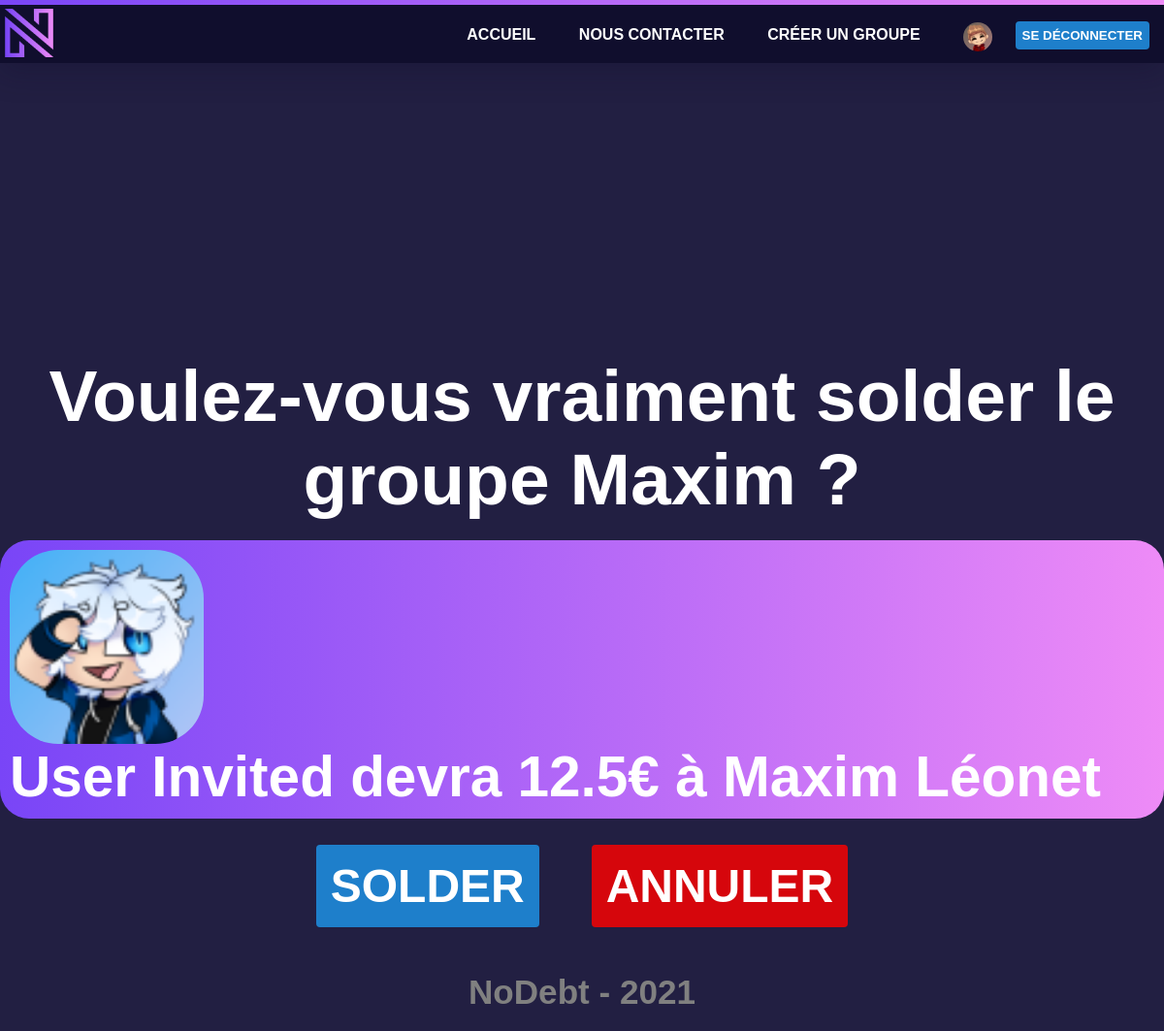
The page /solder.php?gid=1 (signed in) on the database its author committed.
### tables this page shows
CREATE TABLE `groupe` (
  `gid` int(11) NOT NULL,
  `nom` varchar(50) NOT NULL,
  `devise` varchar(50) NOT NULL,
  `uid` int(11) NOT NULL
);

CREATE TABLE `users` (
  `uid` int(11) NOT NULL,
  `courriel` varchar(50) NOT NULL,
  `nom` varchar(50) NOT NULL,
  `prenom` varchar(50) NOT NULL,
  `motPasse` varchar(300) NOT NULL,
  `estActif` tinyint(1) NOT NULL,
  `pdp` tinyint(1) NOT NULL DEFAULT '0'
);

### solder.php (called while the page is built)
<?php ob_start(); $statut='tout'; $nomPage='Confirmation Solde'; require 'inc/checkConnexion.php'; require 'php/solder.inc.php'; require 'inc/header.inc.php'?>
<?php displaySolder();?>
<?php require 'inc/footer.inc.php'?>

### inc/db_group.inc.php (called while the page is built, shortened)
<?php
class GroupRepository {
    function getGroupById($gid) {
        try {
            $message = "";
            $pdo = DBLink::connect2db(MYDB, $message);
            $stmt = $pdo->prepare("SELECT * FROM groupe where gid = :gid");
            $stmt->bindValue(":gid", $gid);
            if ($stmt->execute()) {
                $obj = $stmt->fetchObject("Group\MyGroup");
            } else {
                $message .= "Erreur !";
            }
        } catch (Exception $e) {
            $message .= $e->getMessage() . '<br>';
        }
        return $obj;
    }
}
?>

### inc/db_depense.inc.php (called while the page is built, shortened)
<?php
class DepenseRepository {
    function getTotalDepenseByUidAndGig($uid, $gid) {
        try {
            $message = "";
            $pdo = DBLink::connect2db(MYDB, $message);
            $stmt = $pdo->prepare("SELECT SUM(montant) as total FROM depense WHERE uid = :uid AND gid = :gid");
            $stmt->bindValue(":uid", $uid);
            $stmt->bindValue(":gid", $gid);
            if ($stmt->execute()) {
                $obj = $stmt->fetch(PDO::FETCH_NUM);
            } else {
                $message .= "Erreur !";
            }
        } catch (Exception $e) {
            $message .= $e->getMessage() . '<br>';
        }
        return $obj[0];
    }
}
?>

### inc/db_participate.inc.php (called while the page is built, shortened)
<?php
class ParticipateRepository {
    function getParticipateByGid($gid) {
        try {
            $message = "";
            $pdo = DBLink::connect2db(MYDB, $message);
            $stmt = $pdo->prepare("SELECT * FROM participer WHERE gid = :gid");
            $stmt->bindValue(":gid", $gid);
            if ($stmt->execute()) {
                $obj = $stmt->fetchAll(PDO::FETCH_CLASS, "Participate\MyParticipate");
            } else {
                $message .= "Erreur !";
            }
        } catch (Exception $e) {
            $message .= $e->getMessage() . '<br>';
        }
        return $obj;
    }
    function getParticipateByGidConfirmed($gid) {
        try {
            $message = "";
            $pdo = DBLink::connect2db(MYDB, $message);
            $stmt = $pdo->prepare("SELECT * FROM participer WHERE gid = :gid AND estConfirme = 1");
            $stmt->bindValue(":gid", $gid);
            if ($stmt->execute()) {
                $obj = $stmt->fetchAll(PDO::FETCH_CLASS, "Participate\MyParticipate");
            } else {
                $message .= "Erreur !";
            }
        } catch (Exception $e) {
            $message .= $e->getMessage() . '<br>';
        }
        return $obj;
    }
}
?>

### inc/db_user.inc.php (called while the page is built, shortened)
<?php
class UserRepository {
    function getUserById($uid) {
        try {
            $message = "";
            $pdo = DBLink::connect2db(MYDB, $message);
            $stmt = $pdo->prepare("SELECT * FROM users where uid = :uid");
            $stmt->bindValue(":uid", $uid);
            if ($stmt->execute()) {
                $obj = $stmt->fetchObject("User\MyUser");
            } else {
                $message .= "Erreur !";
            }
        } catch (Exception $e) {
            $message .= $e->getMessage() . '<br>';
        }
        return $obj;
    }
}
?>

### php/solder.inc.php (the view, shortened to what this page needs)
<?php
require 'inc/db_user.inc.php';
require 'inc/db_group.inc.php';
require 'inc/db_participate.inc.php';
require 'inc/db_depense.inc.php';
function displaySolder() {
    $ur = new UserRepository();
    $gr = new GroupRepository();
    $pr = new ParticipateRepository();
    $dr = new DepenseRepository();
    $gid = $_GET['gid'];
    $participantsGroupe = $pr->getParticipateByGid($gid);
    $groupe = $gr->getGroupById($gid);
    $depensesTotalParGroupe =$dr->getTotalDepenseByGid($gid);
    $moyenne = $depensesTotalParGroupe / sizeof($pr->getParticipateByGidConfirmed($gid));
    $diffArray = array();
    foreach ($participantsGroupe as $participantGroupe) {
        if ($participantGroupe->estConfirme == 1) {
            $total = $dr->getTotalDepenseByUidAndGig($participantGroupe->uid, $gid);
            $diff = round($total - $moyenne, 2);
            $diffArray[$participantGroupe->uid] = $diff;
        }
    }
    echo '
    <main>
            <section class="inscription">';
                echo '
                <header>';
                echo '
                    <h1>Voulez-vous vraiment solder le groupe '. $groupe->nom .' ?</h1>
                </header>';
                        while (max($diffArray) != 0) {
                            $max = max($diffArray);
                            $min = min($diffArray);
                            $newMax = $max + $min;
                            $newMin = 0;
                            $argent = abs($min);
                            $key1 = array_search($min, $diffArray);
                            $key2 = array_search($max, $diffArray);
                            $donneur = $ur->getUserById($key1);
                            $receveur = $ur->getUserById($key2);
                            echo '
                            <section class="membres3">
                                <section class="membres4">';
                                    if (isset($donneur->pdp) && $donneur->pdp == 1) {
                                                echo '<img src="images/profil_' . $donneur->uid . '.png" alt="profil" title="' . $donneur->prenom . ' ' . $donneur->nom . '" width="70px" height="70px">';
                                            } else {
                                                echo '<img src="images/profil_default.png" alt="profil" title="' . $donneur->prenom . ' ' . $donneur->nom . '" width="70px" height="70px">';
                                            }
                                    echo '
                                    <h3>'. $donneur->prenom . ' ' . $donneur->nom .' devra '. $argent .'€ à '. $receveur->prenom . ' ' . $receveur->nom.'</h3>
                                </section>
                            </section>';
                            $diffArray[array_search($max, $diffArray)] = $newMax;
                            $diffArray[array_search($min, $diffArray)] = $newMin;
                        }
                        echo '
            <section class="suppression">
                <form method="post">
                        <button class="boutonPublier" name="submit" id="supprimer" type="submit">Solder</button>
                        <button class="boutonSupprimer" name="noSubmit" id="garder" type="submit">Annuler</button>
                    </form>
            </section>
        </section>
    </main>';
}
?>

### css/style.css (style rules this page uses)
* { margin: 0; padding: 0; font-family: sans-serif }
body { background-color: #221f42; border: none }
form { border: none }
h1, h2, h4, p, label, .posInvit, .titleIndex h1 { color: #fff }
button { text-transform: uppercase; transition: .2s }
.inscription { display: flex; flex-direction: column; align-items: center; margin: auto; padding-top: 6em }
h1 { display: flex; justify-content: center }
.boutonPublier { background-color: #1E7FCB; font-weight: 600; color: #fff; border: none; border-radius: 4px; padding: 7px }
.boutonSupprimer { background-color: #FF0000D0; font-weight: 600; color: #fff; border: none; border-radius: 4px; padding: 7px }
.suppression { display: flex; padding: 7px }
.suppression button { margin: 1em; padding: 15px; font-weight: 600 }
.depense img, .membres3 img { border-radius: 25% }
.membres3 img { margin-right: 10px }
.membres3 { display: inline-flex; flex-wrap: nowrap; padding: 10px; margin-top: 20px; background: linear-gradient(90deg,#7945f7,#ee8bf7); color: #fff; border-radius: 30px }
.membres2, .membres4 { display: flex; flex-wrap: wrap; align-items: center; flex-direction: row; align-content: center; justify-content: flex-start }
@media screen and (max-width: 1300px) { .inscription { display: flex; text-align: center; font-size: 50px } }
@media screen and (max-width: 1300px) { .inscription button { font-size: 48px; margin: 20px } }
@media screen and (max-width: 1300px) { .membres3 img { width: 4em; height: 4em } }

### rows shown on the page
groupe: nom "Maxim"
users: pdp 1 (drawn), prenom "User", nom "Invited", argent "12.5", users.prenom "Maxim", users.nom "Léonet"
